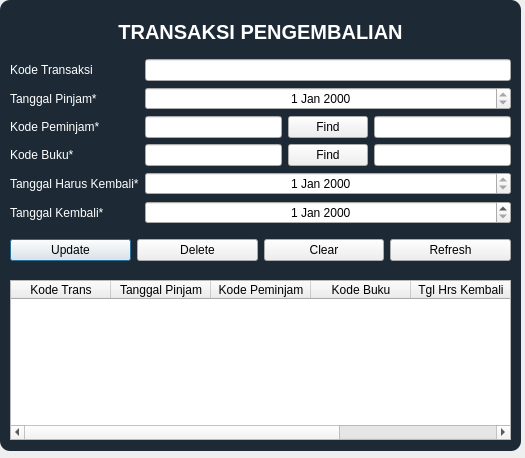
<?xml version="1.0" encoding="UTF-8"?>
<ui version="4.0">
 <class>TransPengembalian</class>
 <widget class="QDialog" name="TransPengembalian">
  <property name="geometry">
   <rect>
    <x>0</x>
    <y>0</y>
    <width>525</width>
    <height>458</height>
   </rect>
  </property>
  <property name="windowTitle">
   <string>Transaksi Pengembalian</string>
  </property>
  <property name="windowIcon">
   <iconset>
    <normaloff>return-book-icon.png</normaloff>return-book-icon.png</iconset>
  </property>
  <widget class="QTableWidget" name="tblPengembalian">
   <property name="enabled">
    <bool>true</bool>
   </property>
   <property name="geometry">
    <rect>
     <x>10</x>
     <y>280</y>
     <width>501</width>
     <height>160</height>
    </rect>
   </property>
   <property name="toolTip">
    <string>Tabel Pengembalian</string>
   </property>
   <property name="alternatingRowColors">
    <bool>true</bool>
   </property>
   <property name="columnCount">
    <number>6</number>
   </property>
   <column>
    <property name="text">
     <string>Kode Trans</string>
    </property>
   </column>
   <column>
    <property name="text">
     <string>Tanggal Pinjam</string>
    </property>
   </column>
   <column>
    <property name="text">
     <string>Kode Peminjam</string>
    </property>
   </column>
   <column>
    <property name="text">
     <string>Kode Buku</string>
    </property>
   </column>
   <column>
    <property name="text">
     <string>Tgl Hrs Kembali</string>
    </property>
   </column>
   <column>
    <property name="text">
     <string>Tanggal Kembali</string>
    </property>
   </column>
  </widget>
  <widget class="QWidget" name="horizontalLayoutWidget">
   <property name="geometry">
    <rect>
     <x>10</x>
     <y>230</y>
     <width>501</width>
     <height>41</height>
    </rect>
   </property>
   <layout class="QHBoxLayout" name="horizontalLayout">
    <item>
     <widget class="QPushButton" name="btnUpdate">
      <property name="toolTip">
       <string>Update transaksi pengembalian</string>
      </property>
      <property name="styleSheet">
       <string notr="true">
QPushButton#btnUpdate:pressed{
padding-left:5px;
padding-top:5px;
background-color:rgba(2, 65, 118, 100);
background-position:calc(100% - 10px)center;
}
QPushButton#btnUpdate:hover{
background-color:rgba(2, 65, 118, 200);
}</string>
      </property>
      <property name="text">
       <string>Update</string>
      </property>
     </widget>
    </item>
    <item>
     <widget class="QPushButton" name="btnDelete">
      <property name="toolTip">
       <string>Hapus transaksi pengembalian</string>
      </property>
      <property name="styleSheet">
       <string notr="true">
QPushButton#btnDelete:pressed{
padding-left:5px;
padding-top:5px;
background-color:rgba(2, 65, 118, 100);
background-position:calc(100% - 10px)center;
}
QPushButton#btnDelete:hover{
background-color:rgba(2, 65, 118, 200);
}</string>
      </property>
      <property name="text">
       <string>Delete</string>
      </property>
     </widget>
    </item>
    <item>
     <widget class="QPushButton" name="btnClear">
      <property name="toolTip">
       <string>Clear input</string>
      </property>
      <property name="styleSheet">
       <string notr="true">
QPushButton#btnClear:pressed{
padding-left:5px;
padding-top:5px;
background-color:rgba(2, 65, 118, 100);
background-position:calc(100% - 10px)center;
}
QPushButton#btnClear:hover{
background-color:rgba(2, 65, 118, 200);
}</string>
      </property>
      <property name="text">
       <string>Clear</string>
      </property>
     </widget>
    </item>
    <item>
     <widget class="QPushButton" name="btnRefresh">
      <property name="toolTip">
       <string>Refresh tabel pengembalian</string>
      </property>
      <property name="styleSheet">
       <string notr="true">
QPushButton#btnRefresh:pressed{
padding-left:5px;
padding-top:5px;
background-color:rgba(2, 65, 118, 100);
background-position:calc(100% - 10px)center;
}
QPushButton#btnRefresh:hover{
background-color:rgba(2, 65, 118, 200);
}</string>
      </property>
      <property name="text">
       <string>Refresh</string>
      </property>
     </widget>
    </item>
   </layout>
  </widget>
  <widget class="QLabel" name="label_8">
   <property name="geometry">
    <rect>
     <x>0</x>
     <y>0</y>
     <width>521</width>
     <height>451</height>
    </rect>
   </property>
   <property name="styleSheet">
    <string notr="true">background-color:rgba(16, 30, 41, 240);
border-radius:10px;</string>
   </property>
   <property name="text">
    <string/>
   </property>
  </widget>
  <widget class="QWidget" name="verticalLayoutWidget">
   <property name="geometry">
    <rect>
     <x>10</x>
     <y>10</y>
     <width>501</width>
     <height>214</height>
    </rect>
   </property>
   <layout class="QVBoxLayout" name="verticalLayout">
    <item>
     <widget class="QLabel" name="label_7">
      <property name="sizePolicy">
       <sizepolicy hsizetype="Preferred" vsizetype="Preferred">
        <horstretch>0</horstretch>
        <verstretch>0</verstretch>
       </sizepolicy>
      </property>
      <property name="font">
       <font>
        <pointsize>15</pointsize>
        <weight>75</weight>
        <bold>true</bold>
       </font>
      </property>
      <property name="layoutDirection">
       <enum>Qt::RightToLeft</enum>
      </property>
      <property name="styleSheet">
       <string notr="true">color: rgb(255, 255, 255);
border: 0px solid;</string>
      </property>
      <property name="text">
       <string>TRANSAKSI PENGEMBALIAN</string>
      </property>
      <property name="alignment">
       <set>Qt::AlignCenter</set>
      </property>
     </widget>
    </item>
    <item>
     <layout class="QFormLayout" name="formLayout">
      <item row="0" column="0">
       <widget class="QLabel" name="label">
        <property name="styleSheet">
         <string notr="true">color: rgb(255, 255, 255);
border: 0px solid;</string>
        </property>
        <property name="text">
         <string>Kode Transaksi</string>
        </property>
       </widget>
      </item>
      <item row="0" column="1">
       <widget class="QLineEdit" name="edtKodeTrans">
        <property name="toolTip">
         <string>Kode transaksi</string>
        </property>
        <property name="alignment">
         <set>Qt::AlignRight|Qt::AlignTrailing|Qt::AlignVCenter</set>
        </property>
        <property name="readOnly">
         <bool>true</bool>
        </property>
       </widget>
      </item>
      <item row="1" column="0">
       <widget class="QLabel" name="label_2">
        <property name="styleSheet">
         <string notr="true">color: rgb(255, 255, 255);
border: 0px solid;</string>
        </property>
        <property name="text">
         <string>Tanggal Pinjam*</string>
        </property>
       </widget>
      </item>
      <item row="1" column="1">
       <widget class="QDateEdit" name="dteTglTrans">
        <property name="toolTip">
         <string>Tanggal peminjaman</string>
        </property>
        <property name="alignment">
         <set>Qt::AlignCenter</set>
        </property>
        <property name="readOnly">
         <bool>true</bool>
        </property>
       </widget>
      </item>
      <item row="2" column="0">
       <widget class="QLabel" name="label_5">
        <property name="styleSheet">
         <string notr="true">color: rgb(255, 255, 255);
border: 0px solid;</string>
        </property>
        <property name="text">
         <string>Kode Peminjam*</string>
        </property>
       </widget>
      </item>
      <item row="2" column="1">
       <layout class="QHBoxLayout" name="horizontalLayout_2">
        <item>
         <widget class="QLineEdit" name="edtKodePeminjam">
          <property name="toolTip">
           <string>Kode peminjam</string>
          </property>
          <property name="readOnly">
           <bool>true</bool>
          </property>
         </widget>
        </item>
        <item>
         <widget class="QPushButton" name="btnCariPeminjam">
          <property name="text">
           <string>Find</string>
          </property>
         </widget>
        </item>
        <item>
         <widget class="QLineEdit" name="edtNamaPeminjam">
          <property name="toolTip">
           <string>Nama peminjam</string>
          </property>
          <property name="readOnly">
           <bool>true</bool>
          </property>
         </widget>
        </item>
       </layout>
      </item>
      <item row="3" column="0">
       <widget class="QLabel" name="label_4">
        <property name="styleSheet">
         <string notr="true">color: rgb(255, 255, 255);
border: 0px solid;</string>
        </property>
        <property name="text">
         <string>Kode Buku*</string>
        </property>
       </widget>
      </item>
      <item row="3" column="1">
       <layout class="QHBoxLayout" name="horizontalLayout_3">
        <item>
         <widget class="QLineEdit" name="edtKodeBuku">
          <property name="toolTip">
           <string>Kode buku</string>
          </property>
          <property name="readOnly">
           <bool>true</bool>
          </property>
         </widget>
        </item>
        <item>
         <widget class="QPushButton" name="btnCariBuku">
          <property name="text">
           <string>Find</string>
          </property>
         </widget>
        </item>
        <item>
         <widget class="QLineEdit" name="edtJudulBuku">
          <property name="toolTip">
           <string>Judul buku</string>
          </property>
          <property name="readOnly">
           <bool>true</bool>
          </property>
         </widget>
        </item>
       </layout>
      </item>
      <item row="4" column="0">
       <widget class="QLabel" name="label_3">
        <property name="styleSheet">
         <string notr="true">color: rgb(255, 255, 255);
border: 0px solid;</string>
        </property>
        <property name="text">
         <string>Tanggal Harus Kembali*</string>
        </property>
       </widget>
      </item>
      <item row="4" column="1">
       <widget class="QDateEdit" name="dteTglHrsKembali">
        <property name="toolTip">
         <string>Tanggal harus kembali [bulan/tanggal/tahun]</string>
        </property>
        <property name="alignment">
         <set>Qt::AlignCenter</set>
        </property>
        <property name="readOnly">
         <bool>true</bool>
        </property>
       </widget>
      </item>
      <item row="5" column="0">
       <widget class="QLabel" name="label_6">
        <property name="styleSheet">
         <string notr="true">color: rgb(255, 255, 255);
border: 0px solid;</string>
        </property>
        <property name="text">
         <string>Tanggal Kembali*</string>
        </property>
       </widget>
      </item>
      <item row="5" column="1">
       <widget class="QDateEdit" name="dteTglKembali">
        <property name="toolTip">
         <string>Masukkan tanggal pengembalian [bulan/tanggal/tahun]</string>
        </property>
        <property name="alignment">
         <set>Qt::AlignCenter</set>
        </property>
       </widget>
      </item>
     </layout>
    </item>
   </layout>
  </widget>
  <zorder>label_8</zorder>
  <zorder>tblPengembalian</zorder>
  <zorder>horizontalLayoutWidget</zorder>
  <zorder>verticalLayoutWidget</zorder>
 </widget>
 <tabstops>
  <tabstop>btnUpdate</tabstop>
  <tabstop>btnDelete</tabstop>
  <tabstop>btnClear</tabstop>
  <tabstop>btnRefresh</tabstop>
  <tabstop>dteTglTrans</tabstop>
  <tabstop>edtKodeTrans</tabstop>
  <tabstop>edtKodePeminjam</tabstop>
  <tabstop>edtNamaPeminjam</tabstop>
  <tabstop>edtKodeBuku</tabstop>
  <tabstop>edtJudulBuku</tabstop>
  <tabstop>dteTglHrsKembali</tabstop>
  <tabstop>dteTglKembali</tabstop>
  <tabstop>tblPengembalian</tabstop>
 </tabstops>
 <resources/>
 <connections/>
</ui>
